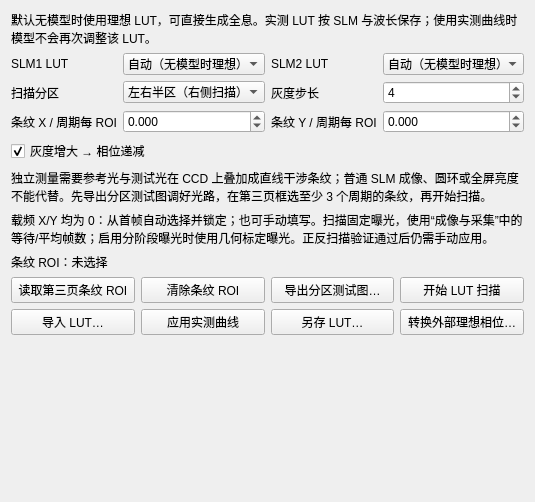
<ui version="4.0">
 <class>HolographyLut</class>
 <widget class="QWidget" name="HolographyLut">
  <layout class="QVBoxLayout" name="lutPageLayout">
   <item>
    <widget class="QLabel" name="lutIntroLabel">
     <property name="text">
      <string>默认无模型时使用理想 LUT，可直接生成全息。实测 LUT 按 SLM 与波长保存；使用实测曲线时模型不会再次调整该 LUT。</string>
     </property>
     <property name="wordWrap">
      <bool>true</bool>
     </property>
    </widget>
   </item>
   <item>
    <layout class="QGridLayout" name="lutGrid">
     <item row="0" column="0">
      <widget class="QLabel" name="slm1_lut_sourceLabel">
       <property name="text">
        <string>SLM1 LUT</string>
       </property>
      </widget>
     </item>
     <item row="0" column="1">
      <widget class="QComboBox" name="slm1_lut_source">
       <item>
        <property name="text">
         <string>自动（无模型时理想）</string>
        </property>
       </item>
       <item>
        <property name="text">
         <string>固定理想 LUT</string>
        </property>
       </item>
       <item>
        <property name="text">
         <string>独立实测 LUT</string>
        </property>
       </item>
      </widget>
     </item>
     <item row="0" column="2">
      <widget class="QLabel" name="slm2_lut_sourceLabel">
       <property name="text">
        <string>SLM2 LUT</string>
       </property>
      </widget>
     </item>
     <item row="0" column="3">
      <widget class="QComboBox" name="slm2_lut_source">
       <item>
        <property name="text">
         <string>自动（无模型时理想）</string>
        </property>
       </item>
       <item>
        <property name="text">
         <string>固定理想 LUT</string>
        </property>
       </item>
       <item>
        <property name="text">
         <string>独立实测 LUT</string>
        </property>
       </item>
      </widget>
     </item>
     <item row="1" column="0">
      <widget class="QLabel" name="lut_splitLabel">
       <property name="text">
        <string>扫描分区</string>
       </property>
      </widget>
     </item>
     <item row="1" column="1">
      <widget class="QComboBox" name="lut_split">
       <item>
        <property name="text">
         <string>左右半区（右侧扫描）</string>
        </property>
       </item>
       <item>
        <property name="text">
         <string>上下半区（下侧扫描）</string>
        </property>
       </item>
      </widget>
     </item>
     <item row="1" column="2">
      <widget class="QLabel" name="lut_gray_stepLabel">
       <property name="text">
        <string>灰度步长</string>
       </property>
      </widget>
     </item>
     <item row="1" column="3">
      <widget class="QSpinBox" name="lut_gray_step">
       <property name="minimum">
        <number>1</number>
       </property>
       <property name="maximum">
        <number>8</number>
       </property>
       <property name="value">
        <number>4</number>
       </property>
      </widget>
     </item>
     <item row="2" column="0">
      <widget class="QLabel" name="lut_carrier_xLabel">
       <property name="text">
        <string>条纹 X / 周期每 ROI</string>
       </property>
      </widget>
     </item>
     <item row="2" column="1">
      <widget class="QDoubleSpinBox" name="lut_carrier_x">
       <property name="decimals">
        <number>3</number>
       </property>
       <property name="minimum">
        <double>-512</double>
       </property>
       <property name="maximum">
        <double>512</double>
       </property>
       <property name="value">
        <double>0</double>
       </property>
      </widget>
     </item>
     <item row="2" column="2">
      <widget class="QLabel" name="lut_carrier_yLabel">
       <property name="text">
        <string>条纹 Y / 周期每 ROI</string>
       </property>
      </widget>
     </item>
     <item row="2" column="3">
      <widget class="QDoubleSpinBox" name="lut_carrier_y">
       <property name="decimals">
        <number>3</number>
       </property>
       <property name="minimum">
        <double>-512</double>
       </property>
       <property name="maximum">
        <double>512</double>
       </property>
       <property name="value">
        <double>0</double>
       </property>
      </widget>
     </item>
     <item row="3" column="0" colspan="4">
      <widget class="QCheckBox" name="lut_negative">
       <property name="text">
        <string>灰度增大 → 相位递减</string>
       </property>
       <property name="checked">
        <bool>true</bool>
       </property>
       <property name="toolTip">
        <string>单个傅里叶侧带无法自行确定绝对相位正负。请按器件与干涉光路核对方向；不受其他页“默认灰度相位反向”重复作用。</string>
       </property>
      </widget>
     </item>
    </layout>
   </item>
   <item>
    <widget class="QLabel" name="lutMethodLabel">
     <property name="text">
      <string>独立测量需要参考光与测试光在 CCD 上叠加成直线干涉条纹；普通 SLM 成像、圆环或全屏亮度不能代替。先导出分区测试图调好光路，在第三页框选至少 3 个周期的条纹，再开始扫描。</string>
     </property>
     <property name="wordWrap">
      <bool>true</bool>
     </property>
    </widget>
   </item>
   <item>
    <widget class="QLabel" name="lutMethodNote">
     <property name="text">
      <string>载频 X/Y 均为 0：从首帧自动选择并锁定；也可手动填写。扫描固定曝光，使用“成像与采集”中的等待/平均帧数；启用分阶段曝光时使用几何标定曝光。正反扫描验证通过后仍需手动应用。</string>
     </property>
     <property name="wordWrap">
      <bool>true</bool>
     </property>
    </widget>
   </item>
   <item>
    <widget class="QLabel" name="lutRoiLabel">
     <property name="text">
      <string>条纹 ROI：未选择</string>
     </property>
     <property name="wordWrap">
      <bool>true</bool>
     </property>
    </widget>
   </item>
   <item>
    <layout class="QHBoxLayout" name="lutButtons0">
     <item>
      <widget class="QPushButton" name="lutReadRoiButton">
       <property name="text">
        <string>读取第三页条纹 ROI</string>
       </property>
      </widget>
     </item>
     <item>
      <widget class="QPushButton" name="lutClearRoiButton">
       <property name="text">
        <string>清除条纹 ROI</string>
       </property>
      </widget>
     </item>
     <item>
      <widget class="QPushButton" name="lutPatternButton">
       <property name="text">
        <string>导出分区测试图…</string>
       </property>
      </widget>
     </item>
     <item>
      <widget class="QPushButton" name="lutStartButton">
       <property name="text">
        <string>开始 LUT 扫描</string>
       </property>
      </widget>
     </item>
    </layout>
   </item>
   <item>
    <layout class="QHBoxLayout" name="lutButtons1">
     <item>
      <widget class="QPushButton" name="lutLoadButton">
       <property name="text">
        <string>导入 LUT…</string>
       </property>
      </widget>
     </item>
     <item>
      <widget class="QPushButton" name="lutApplyButton">
       <property name="text">
        <string>应用实测曲线</string>
       </property>
      </widget>
     </item>
     <item>
      <widget class="QPushButton" name="lutSaveButton">
       <property name="text">
        <string>另存 LUT…</string>
       </property>
      </widget>
     </item>
     <item>
      <widget class="QPushButton" name="lutConvertButton">
       <property name="text">
        <string>转换外部理想相位…</string>
       </property>
      </widget>
     </item>
    </layout>
   </item>
   <item>
    <widget class="QLabel" name="lutStatusLabel">
     <property name="text">
      <string />
     </property>
     <property name="wordWrap">
      <bool>true</bool>
     </property>
    </widget>
   </item>
   <item>
    <widget class="QLabel" name="lutCurveLabel">
     <property name="text">
      <string />
     </property>
     <property name="wordWrap">
      <bool>true</bool>
     </property>
     <property name="minimumSize">
      <size>
       <width>300</width>
       <height>130</height>
      </size>
     </property>
     <property name="maximumSize">
      <size>
       <width>16777215</width>
       <height>150</height>
      </size>
     </property>
     <property name="toolTip">
      <string>实测范围不足 2π 时不强行拉伸。转换后是设备灰度图；本程序导出的相位已按所选 LUT 优化，不要再次转换。</string>
     </property>
    </widget>
   </item>
  </layout>
 </widget>
 <resources />
 <connections />
</ui>
